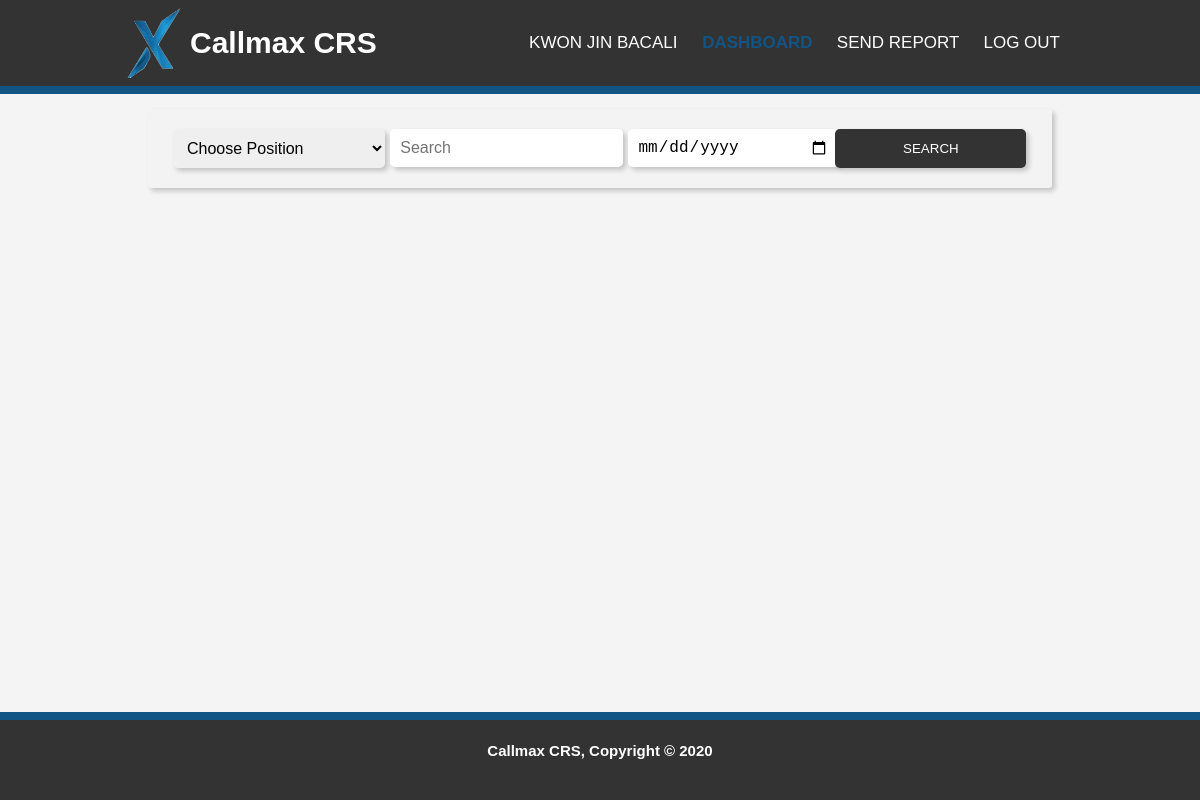
Before: /QAV/reports.php (signed in) with the older database file.
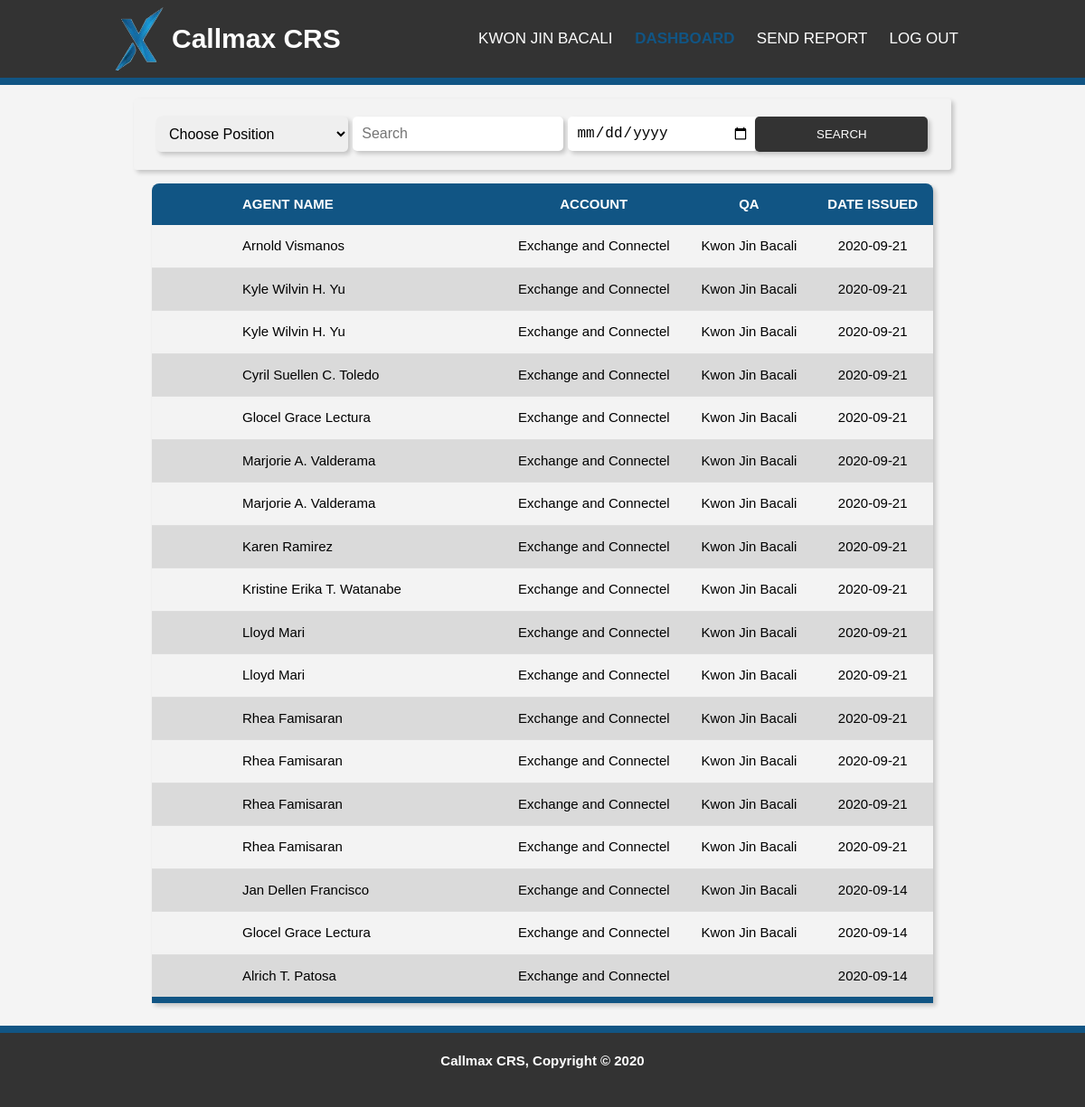
After: the same page with the newer database file.
### tables this page shows
CREATE TABLE `qa_record` (
  `id` int(11) NOT NULL,
  `report_id` int(11) NOT NULL,
  `agent` varchar(255) NOT NULL,
  `account` varchar(255) NOT NULL,
  `minor` int(11) NOT NULL,
  `major` int(11) NOT NULL,
  `total_deduction` int(11) NOT NULL,
  `qa` varchar(255) NOT NULL,
  `date` date NOT NULL,
  `error_items` text NOT NULL,
  `suggestion` text NOT NULL
);

### text/text.php (called while the page is built, shortened)
<?php
$text['header'] = 'Callmax CRS';
$text['signup'] = 'Sign up';
$text['login'] = 'Login';
$text['send-report'] = 'Send Report';
$text['logout'] = 'log out';
$text['dashboard'] = 'dashboard';
$text['info'] = 'Info';
$text['ack-link'] = 'Acknowledgement Link';
$text['welcome-title'] = ''.$text['header'].' | Welcome';
$text['login-welcome'] = 'Welcome!';
$text['username'] = 'Username';
$text['password'] = 'Password';
$text['forgot-password'] = 'Forgot password?';
$text['no-account'] = 'Don\'t have an account?';
$text['freepik'] = 'Designed by Freepik';
$text['reg-title'] = ''.$text['header'].' | Sign Up';
$text['register-head'] = 'Registration';
$text['firstname'] = 'First Name';
$text['lastname'] = 'Last Name';
$text['email'] = 'Email';
$text['email-add'] = 'Email Address';
$text['cpassword'] = 'Confirm Password';
$text['position'] = 'Position';
$text['choose-pos'] = 'Choose Position';
$text['qav'] = 'Quality Analyst - Voice';
$text['qan'] = 'Quality Analyst - Non-Voice';
$text['hr'] = 'Human Resources';
$text['tl'] = 'Team Leader';
$text['am'] = 'Account Manager';
$text['mis'] = 'MIS';
$text['kpi'] = 'KPI';
$text['accounts'] = 'Accounts';
$text['minus'] = '-';
$text['plus'] = '+';
$text['add-account'] = 'Add Account';
$text['yes-account'] = 'Already have an account?';
$text['login-here'] = 'Login Here';
$text['reg-success'] = 'Registration Successful';
$text['reg-failed'] = 'Registration Failed, Please check the availability of registration';
$text['click-login-here'] = 'Click here to login';
$text['acccess-denied'] = 'Access Denied';
$text['click-here'] = 'Click here';
$text['reg-again'] = 'Click here to register again';
$text['dashboard-title'] = ''.$text['header'].' | Dashboard';
$text['name'] = 'Name';
$text['account'] = 'Account';
$text['status'] = 'Status';
$text['search'] = 'Search';
$text['agentname'] = 'Agent Name';
$text['report-type'] = 'Type of Report';
$text['date-issued'] = 'Date Issued';
$text['sendreport-title'] = ''.$text['header'].' | Send Report';
$text['coaching-form'] = 'Coaching Form';
$text['select-name'] = 'Select Name';
$text['select-account'] = 'Select Account';
$text['choose-issue'] = 'Choose Issue';
$text['issue'] = 'Issue';
$text['knowledge'] = 'Knowledge';
$text['attitude'] = 'Attitude';
$text['skill'] = 'Skill';

### QAV/reports.php (the view, shortened to what this page needs)
<!DOCTYPE html>
<?php include ('../text/text.php');?>
<html>
<head>
    <link rel="stylesheet" type="text/css" href="../css/html-style.css">
</head>
<body>
    <?php
    if (isset($_SESSION['name'])) {
        if ($_SESSION['demerits']=='QAV' || $_SESSION['demerits']=='SUPERADMIN') {
        $search = @$_POST['search'];
        $date = @$_POST['date'];
    ?>
<header>
    <div class="container">
      <div class="heading">
        <div id="branding">
          <img src="../img/favicon.png" alt="logo" />  <h1> <?php echo $text['header'];?></h1>
        </div>
        <div class="menu">
          <nav>
              <ul>
                <li><a href=""><?php echo $_SESSION['name']; ?> </a></li>
                <li class="current"><a href='reports.php'><?php echo $text['dashboard']; ?></a></li>
                <li><a href='sendReport.php'><?php echo $text['send-report']; ?></a></li>
                <li><a href='../logout.php?logout' onclick="return confirm('Are you sure you want to logout?')"><?php echo $text['logout']; ?></a></li>
              </ul>
          </nav>
        </div>
      </div>
    </div>
</header>
<div class="main-container">
  <div class="container">
    <div class="subcontainer">
              <form class="searchForm" name="searchForm" method="post" autocomplete="off">
                <div class="search-gridbox1">
                  <select name="item">
                      <option value="" disabled selected hidden><?php echo $text['choose-pos']; ?></option>
                  </select>
                </div>
                <div class="search-gridbox2">
                  <input type="text" name="search" placeholder="<?php echo $text['search']; ?>" >
                </div>
                <div class="search-gridbox3">
                  <input type="date" name="date">
                </div>
                <div class="search-gridbox4">
                  <button class="button" type="submit" name="searchForm"><?php echo $text['search']; ?></button>
                </div>
                <?php
                $choices = isset($_POST['item']) ? $_POST['item'] : 1;
                 ?>
          </form>
      </div>
      <div class="subcontainer">
        <div class="tablebox">
        <?php
        if ($choices == null) {
        ?>
        <?php
        }
        else {
        ?>
        <?php
          include('../connection.php');
            $query1 = "SELECT * FROM qa_record WHERE UPPER(" .$choices. ") LIKE UPPER('%" .$search. "%') AND date LIKE '".$date."%' ORDER BY id DESC,date ASC limit 50";
            $result1 = mysqli_query($connection, $query1);
            if (mysqli_num_rows($result1) > 0) {
        ?>
          <div class="table_div">
            <table class="dashboard-table">
              <thead>
                <tr>
                  <th><?php echo $text['agentname']; ?></th>
                  <th><?php echo $text['account']; ?></th>
                  <th><?php echo $text['qa']; ?></th>
                  <th><?php echo $text['date-issued']; ?></th>
                </tr>
              </thead>
              <tbody>
              <?php
                while ($row1 = mysqli_fetch_assoc($result1)) {
              ?>
              <tr onclick="window.location='info.php?n=<?php echo $row1['report_id']; ?>'" class="only">
                <td><?php echo $row1['agent']; ?></td>
                <td class="tableData"> <?php echo $row1['account']; ?></td>
                <td class="tableData"> <?php echo $row1['qa']; ?></td>
                <td class="tableData"> <?php echo $row1['date']; ?></td>
            <?php
              }
              ?>
            </tr>
          </tbody>
        </table>
      </div>
<?php
}
?>
<?php } ?>
        </div>
    </div>
  </div>
</div>
<?php
        }else{
            header("location:../error/error.php");
        }
    }else{
        header("location:../index.php?e=Please Log in");
    }
?>
<footer>
    <h4><?php echo $text['footer']; ?></h4>
</footer>
</body>
</html>

### css/html-style.css (style rules this page uses)
:root { --primary-color: #115584; --bg-color: #f4f4f4; --dark-grey: #333; --orange: #f56101; --green: #00aa00; --yellow: #ffc530; --shadow-color: 3px 3px 5px 0 rgba(0, 0, 0, 0.2); }
body { padding: 0; margin: 0; background-color: var(--bg-color); font: 15px/1.5 Arial, Helvetica, sans-serif; }
a { text-decoration: none; color: var(--primary-color); transition: all 250ms ease; transition-property: all; transition-duration: 250ms; transition-timing-function: ease; transition-delay: 0s; }
.container { width: 80%; margin: auto; overflow: hidden; }
.subcontainer { width: 100%; margin: auto; overflow: hidden; }
.main-container { min-height: calc(99.2vh - 85.19px - 89.88px); width: 100%; margin: auto; overflow: hidden; }
.button { border: none; color: #fff; background-color: #333; width: 250px; padding: 10px 10px 10px 10px; border-radius: 5px; text-transform: uppercase; box-shadow: var(--shadow-color); transition: all 250ms ease; transition-property: all; transition-duration: 250ms; transition-timing-function: ease; transition-delay: 0s; }
.heading { width: 100%; margin: auto; display: grid; grid-template-columns: 1fr 1fr; }
header { width: 100%; background-color: var(--dark-grey); color: #fff; border-bottom: var(--primary-color) solid 8px; }
.heading #branding { display: flex; justify-content: left; align-items: center; white-space: nowrap; }
.heading #branding img { width: 70px; }
.heading a { color: #fff; text-decoration: none; text-transform: uppercase; font-size: 17px; }
.heading nav { right: 0; padding: 15px 10px; }
.heading li { display: inline; padding: 10px 10px; white-space: nowrap; transition: all 250ms ease; }
.heading ul { text-align: right; white-space: nowrap; }
.heading .current a { color: var(--primary-color); font-weight: bold; }
.heading .menu { transition: all 250ms ease; }
.searchForm { display: grid; grid-template-columns: 1fr 1fr 1fr 1fr; justify-content: center; align-items: center; text-align: center; width: 90%; margin: auto; margin-top: 15px; margin-bottom: 15px; padding: 20px 20px; border-radius: 3px; box-shadow: var(--shadow-color); background: #f3f3f3; overflow: hidden; grid-gap: 5px; }
.searchForm input[type="date"], .searchForm input[type="text"], .searchForm select { width: 100%; padding: 10px; border-radius: 5px; border: none; font-size: 16px; box-shadow: var(--shadow-color); }
.searchForm .search-gridbox1, .search-gridbox2, .search-gridbox3, .search-gridbox4 { width: 100%; margin: auto; padding: 0 5px; }
.search-gridbox3 input[type="date"] { height: 18px; width: 90%; margin-left: 20px; }
.searchForm button { padding: 12px 10px; width: 90%; }
.dashboard-table { width: 90%; border-collapse: collapse; margin: auto; margin-bottom: 25px; border-radius: 8px 8px 0 0; overflow: hidden; box-shadow: var(--shadow-color); }
.dashboard-table thead { background-color: var(--primary-color); color: #fff; text-transform: uppercase; }
.dashboard-table th, .dashboard-table td { padding: 12px 15px; text-align: center; }
.dashboard-table td:first-child { text-align: left; padding: 0 100px; }
.dashboard-table th:first-child { text-align: left; padding: 0 100px; }
.dashboard-table tbody tr { border-bottom: #dddddd 1px solid; background: #f3f3f3; cursor: pointer; transition: all 250ms ease; transition-property: all; transition-duration: 250ms; transition-timing-function: ease; transition-delay: 0s; }
.dashboard-table tbody tr:nth-of-type(even) { background-color: #dadada; }
.dashboard-table tbody tr:last-of-type { border-bottom: var(--primary-color) 7px solid; }
footer { padding-bottom: 20px; text-align: center; border-top: var(--primary-color) solid 8px; background-color: var(--dark-grey); color: #fff; }

Changed rows visible on the page:
added qa_record: agent "Arnold Vismanos", account "Exchange and Connectel", qa "Kwon Jin Bacali", date "2020-09-21"
added qa_record: agent "Kyle Wilvin H. Yu", account "Exchange and Connectel", qa "Kwon Jin Bacali", date "2020-09-21"
added qa_record: agent "Kyle Wilvin H. Yu", account "Exchange and Connectel", qa "Kwon Jin Bacali", date "2020-09-21"
added qa_record: agent "Cyril Suellen C. Toledo", account "Exchange and Connectel", qa "Kwon Jin Bacali", date "2020-09-21"
added qa_record: agent "Glocel Grace Lectura", account "Exchange and Connectel", qa "Kwon Jin Bacali", date "2020-09-21"
added qa_record: agent "Marjorie A. Valderama", account "Exchange and Connectel", qa "Kwon Jin Bacali", date "2020-09-21"
added qa_record: agent "Marjorie A. Valderama", account "Exchange and Connectel", qa "Kwon Jin Bacali", date "2020-09-21"
added qa_record: agent "Karen Ramirez", account "Exchange and Connectel", qa "Kwon Jin Bacali", date "2020-09-21"
added qa_record: agent "Kristine Erika T. Watanabe", account "Exchange and Connectel", qa "Kwon Jin Bacali", date "2020-09-21"
added qa_record: agent "Lloyd Mari", account "Exchange and Connectel", qa "Kwon Jin Bacali", date "2020-09-21"
added qa_record: agent "Lloyd Mari", account "Exchange and Connectel", qa "Kwon Jin Bacali", date "2020-09-21"
added qa_record: agent "Rhea Famisaran", account "Exchange and Connectel", qa "Kwon Jin Bacali", date "2020-09-21"
added qa_record: agent "Rhea Famisaran", account "Exchange and Connectel", qa "Kwon Jin Bacali", date "2020-09-21"
added qa_record: agent "Rhea Famisaran", account "Exchange and Connectel", qa "Kwon Jin Bacali", date "2020-09-21"
added qa_record: agent "Rhea Famisaran", account "Exchange and Connectel", qa "Kwon Jin Bacali", date "2020-09-21"
added qa_record: agent "Jan Dellen Francisco", account "Exchange and Connectel", qa "Kwon Jin Bacali", date "2020-09-14"
added qa_record: agent "Glocel Grace Lectura", account "Exchange and Connectel", qa "Kwon Jin Bacali", date "2020-09-14"
added qa_record: agent "Alrich T. Patosa", account "Exchange and Connectel", date "2020-09-14"
Other visible differences:
$text['agentname']: (not shown) → "AGENT NAME"
$text['account']: (not shown) → "ACCOUNT"
$text['qa']: (not shown) → "QA"
$text['date-issued']: (not shown) → "DATE ISSUED"
